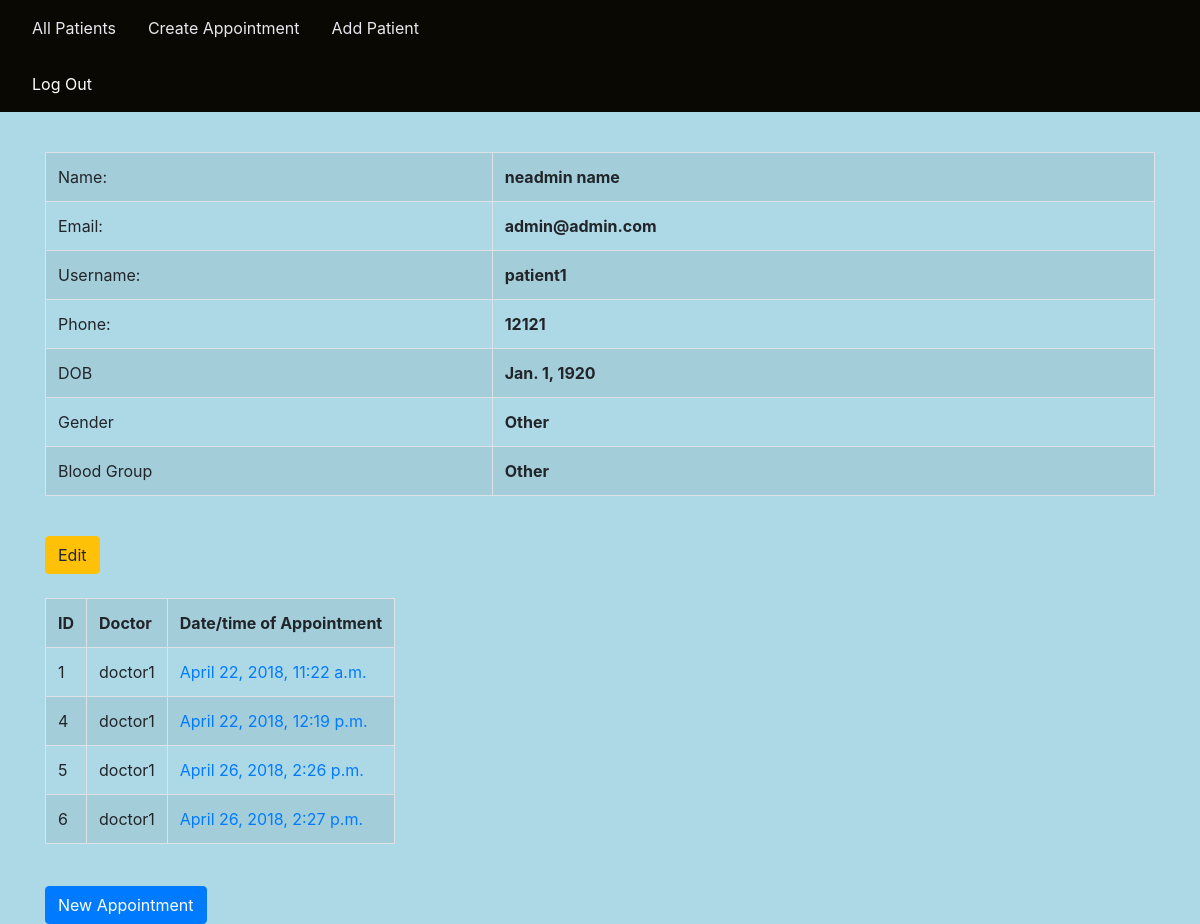
Screenshot of /patient/view/patient1/ with the database file from the repository.
### pm/models.py (models this page shows)
class User(AbstractUser):
    USER_TYPE_CHOICES = (
        (1,'patient'),
        (2,'doctor'),
        (3,'staff'),
    )
    user_type = models.PositiveSmallIntegerField(null=True,choices = USER_TYPE_CHOICES)
    date_of_birth = models.DateField(auto_now=False, auto_now_add=False, null=True)
    phone = models.CharField(null=True, max_length=15)
    GENDER_CHOICES = (
        ('Male', 'Male'),
        ('Female', 'Female'),
        ('Other', 'Other'),
    )
    gender = models.CharField(
        max_length = 6,
        choices = GENDER_CHOICES,
        null = True,
        default = 'Other',
    )
    BLOOD_GROUP_CHOICES = (
        ('A+','A+'),
        ('A-','A-'),
        ('B+','B+'),
        ('B-','B-'),
        ('O+','O+'),
        ('O-','O-'),
        ('AB+','AB+'),
        ('AB-','AB-'),
        ('Other','Other'),
    )
    blood_group = models.CharField(
        max_length = 5,
        choices = BLOOD_GROUP_CHOICES,
        null = True,
        default = 'Other',
    )

class Appointment(models.Model):
    id = models.AutoField(primary_key = True)
    patient = models.ForeignKey(
        User,
        on_delete = models.CASCADE,
        limit_choices_to = Q(user_type = 1), # type 1 = patient
        related_name = 'patient',
        null = True,
    )
    doctor = models.ForeignKey(
        User,
        on_delete = models.CASCADE,
        limit_choices_to = Q(user_type = 2), # type 2 = doctor
        related_name = 'doctor',
        null = True,
    )
    date_time = models.DateTimeField(auto_now = True)
    blood_pressure = models.CharField(max_length = 10, null = True)
    breath_rate = models.PositiveSmallIntegerField(null = True) # units: bpm
    pulse_rate = models.PositiveSmallIntegerField(null = True) # units: bpm
    body_temperature = models.DecimalField(max_digits = 5, decimal_places = 2, null=True)
    report = models.TextField(max_length = 500, null = True)
    prescription = models.TextField(max_length = 500, null = True)
    prognosis = models.TextField(max_length = 500, null = True)

### pm/views.py (the view)
# urls.py: path('patient/view/<str:uname>/', views.patient_view, name = 'patient_view'),
def patient_view(request, uname):
    usr = get_object_or_404(User, username = uname)
    appointments = Appointment.objects.filter(patient=usr)
    context = {
        'user': usr,
        'appointments': appointments,
    }
    return render(request, 'pm/patient_view.html', context)

### templates/pm/patient_view.html (shortened to what this page needs)
{% extends "pm/base.html" %}
{% block s %}
<div class="container">
        <table class="table table-striped table-bordered table-hover">
                <tr>
                  <td>Name:</td>
                  <td id="strong">
                    {{ user.first_name }} {{ user.last_name }}
                </td>
                </tr>
                <tr>
                  <td>Email:</td>
                  <td id="strong">{{ user.email }}</td>
                </tr>
                <tr>
                  <td>Username:</td>
                  <td id="strong">{{ user.username }}</td>
                </tr>
                <tr>
                  <td>Phone:</td>
                  <td id="strong">{{ user.phone }}</td>
                </tr>
                <tr>
                  <td>DOB</td>
                  <td id="strong">{{ user.date_of_birth }}</td>
                </tr>
                <tr>
                  <td>Gender</td>
                  <td id="strong">{{ user.gender }}</td>
                </tr>
                <tr>
                        <td>Blood Group</td>
                        <td id="strong">{{ user.blood_group }}</td>
              </tr>
              </table>
        <div class="container">
                <div class="row">
                    <div class="edit-btn">
                        <a href="/patient/edit/{{ user.username }}"><button class="btn btn-warning">Edit</button></a>
                    </div>
                </div>
                <br>
                <div class="row">
                    <div class="appt">
                        <table class="table table-striped table-bordered table-hover">
                            <tr>
                                <th> ID </th>
                                <th> Doctor </th>
                                <th> Date/time of Appointment </th>
                            </tr>
                            {% if appointments %}
                            {% for appt in appointments %}
                            <tr>
                                <td> {{ appt.id }} </td>
                                <td> {{ appt.doctor }} </td>
                                <td> <a href="/appointment/view/{{ appt.id }}"> {{ appt.date_time }} </a> </td>
                            </tr>
                            {% endfor %}
                            {% else %}
                            <tr>
                                <td colspan=3>No appointments to show</td>
                            </tr>
                            {% endif %}
                        </table>
                    </div>
                </div>
                <p style="padding:5px;" ></p>
                <div class="row">
                    <div id="new-appt">
                        <a href="/appointment/create/{{ user.username }}/"><button class="btn btn-primary">New Appointment</button>
                    </div>
                </div>
            </div>
{% endblock %}

### pm/static/css/test.css (style rules this page uses)
body { background-color: lightblue; }
td { border: 2px solid #020101; text-align: left; padding: 8px; }
#strong { font-weight: bold; }

### rows the page displays
User: first_name "neadmin", last_name "name", email "admin@admin.com", username "patient1", phone "12121", date_of_birth "Jan. 1, 1920", gender "Other", blood_group "Other"
Appointment: id "1", doctor "doctor1", date_time "April 22, 2018, 11:22 a.m."
Appointment: id "4", doctor "doctor1", date_time "April 22, 2018, 12:19 p.m."
Appointment: id "5", doctor "doctor1", date_time "April 26, 2018, 2:26 p.m."
Appointment: id "6", doctor "doctor1", date_time "April 26, 2018, 2:27 p.m."
